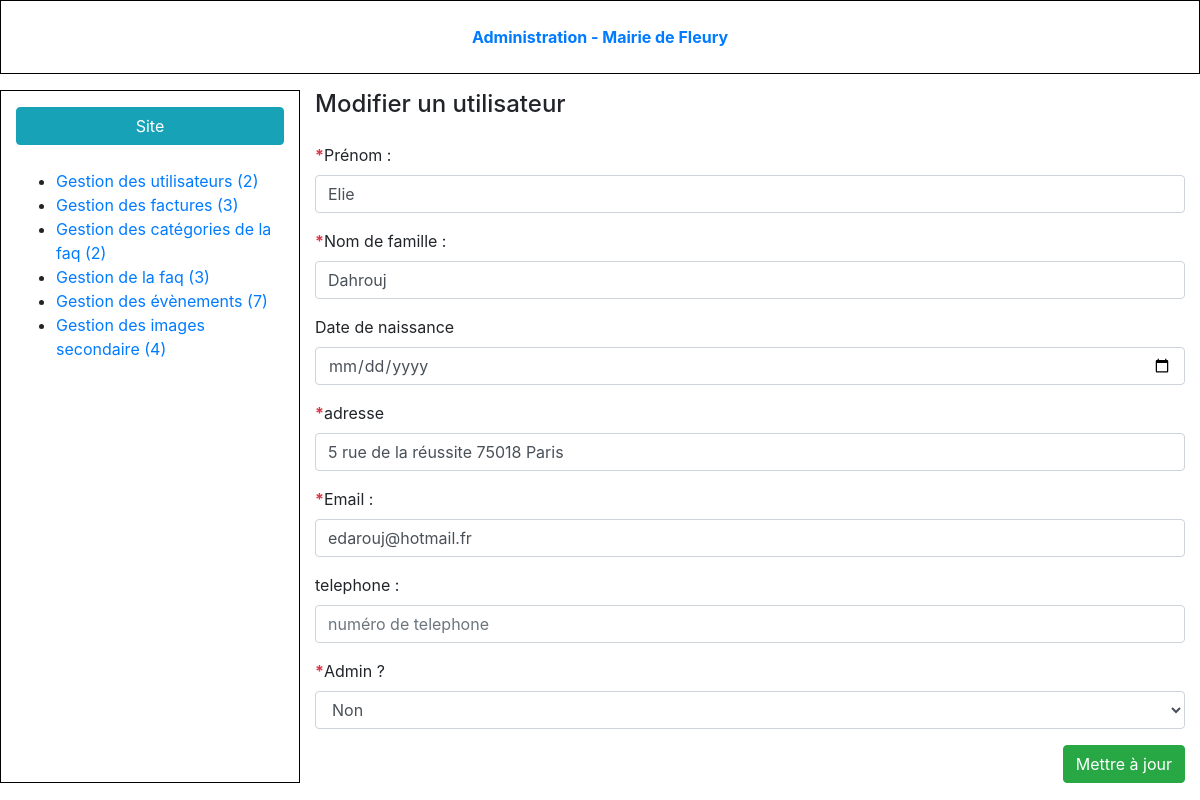
The app's page /admin/user-form.php?user_id=2&action=edit (signed in) with its own data.
### tables this page shows
CREATE TABLE IF NOT EXISTS `user` (
  `id` int(11) NOT NULL AUTO_INCREMENT,
  `firstname` varchar(256) NOT NULL,
  `lastname` varchar(256) NOT NULL,
  `birthdate` date DEFAULT NULL,
  `adress` varchar(256) NOT NULL,
  `email` varchar(255) NOT NULL,
  `phone_number` int(12) DEFAULT NULL,
  `password` varchar(255) NOT NULL,
  `is_confirmed` int(1) NOT NULL DEFAULT '0',
  `is_admin` int(1) NOT NULL DEFAULT '0',
  PRIMARY KEY (`id`)
);

### admin/user-form.php (the view, shortened to what this page needs)
<?php
require_once '../tools/common.php';
if(isset($_GET['user_id']) && isset($_GET['action']) && $_GET['action'] == 'edit'){
	$query = $db->prepare('SELECT * FROM user WHERE id = ?');
    $query->execute(array($_GET['user_id']));
	$user = $query->fetch();
}
?>
<!DOCTYPE html>
<html>
	<head>
		<?php require 'partials/head_assets.php'; ?>
	</head>
	<body class="index-body">
		<div class="container-fluid">
			<?php require 'partials/header.php'; ?>
			<div class="row my-3 index-content">
				<?php require 'partials/nav.php'; ?>
				<section class="col-9">
					<header class="pb-3">
						<h4><?php if(isset($user)): ?>Modifier<?php else: ?>Ajouter<?php endif; ?> un utilisateur</h4>
					</header>
					<form action="user-form.php" method="post" enctype="multipart/form-data">
						<div class="form-group">
                            <b class="text-danger">*</b><label for="firstname">Prénom :</label>
							<input class="form-control" value="<?= isset($user) ? htmlentities($user['firstname']) : '';?>" type="text" placeholder="Prénom" name="firstname" id="firstname" />
						</div>
						<div class="form-group">
                            <b class="text-danger">*</b><label for="lastname">Nom de famille : </label>
							<input class="form-control" value="<?= isset($user) ? htmlentities($user['lastname']) : '';?>" type="text" placeholder="Nom de famille" name="lastname" id="lastname" />
						</div>
						<div class="form-group">
							<label for="birthdate">Date de naissance </label>
							<input class="form-control" value="<?= isset($user) ? htmlentities($user['birthdate']) : '';?>" type="date" name="birthdate" id="birthdate" />
						</div>
                        <div class="form-group">
                            <b class="text-danger">*</b><label for="adress">adresse</label>
                            <input class="form-control" value="<?= isset($user) ? htmlentities($user['adress']) : '';?>" type="text" placeholder="Adresse postale" name="adress" id="adress" />
                        </div>
						<div class="form-group">
                            <b class="text-danger">*</b><label for="email">Email :</label>
							<input class="form-control" value="<?= isset($user) ? htmlentities($user['email']) : '';?>" type="email" placeholder="Email" name="email" id="email" />
						</div>
						<div class="form-group">
							<label for="phone_number">telephone :</label>
							<input class="form-control" type="tel" name="phone_number" id="phone_number" placeholder="numéro de telephone"><?= isset($user) ? htmlentities($user['phone_number']) : '';?></input>
						</div>
						<div class="form-group">
                            <b class="text-danger">*</b><label for="is_admin"> Admin ?</label>
							<select class="form-control" name="is_admin" id="is_admin">
								<option value="0" <?= isset($user) && $user['is_admin'] == 0 ? 'selected' : '';?>>Non</option>
							</select>
						</div>
						<div class="text-right">
							<?php if(isset($user)): ?>
							<input class="btn btn-success" type="submit" name="update" value="Mettre à jour" />
							<?php else: ?>
							<input class="btn btn-success" type="submit" name="save" value="Enregistrer" />
							<?php endif; ?>
						</div>
					</form>
				</section>
			</div>
		</div>
	</body>
</html>

### records on screen
user: firstname "Elie", lastname "Dahrouj", adress "5 rue de la réussite 75018 Paris", email "edarouj@hotmail.fr", is_admin "Non"

### other values on screen
$nbUsers "2"
$nbbill "3"
$nbCategories "2"
$nbfaq "3"
$nbArticles "7"
$nbImg "4"
